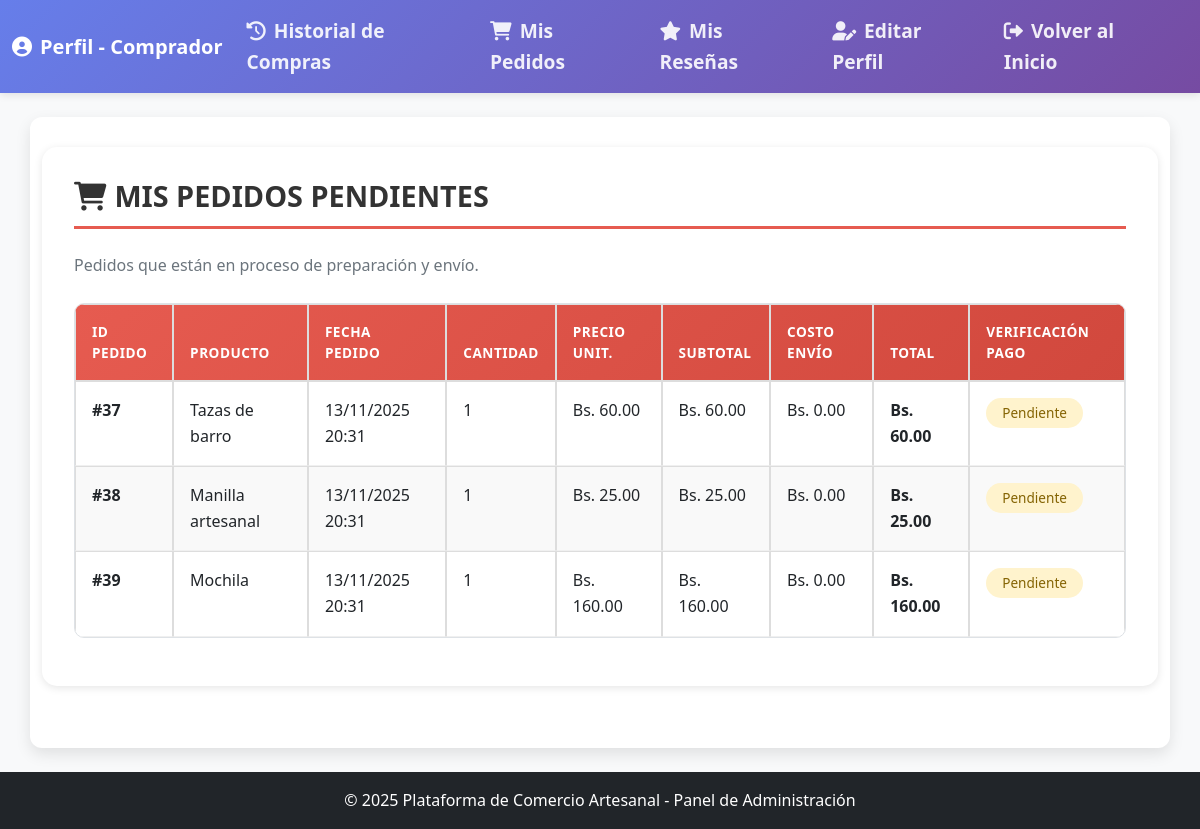
/Dashboard/Dashboard_comprador.php?seccion=pedidos (signed in), run on an earlier commit of the app's database.
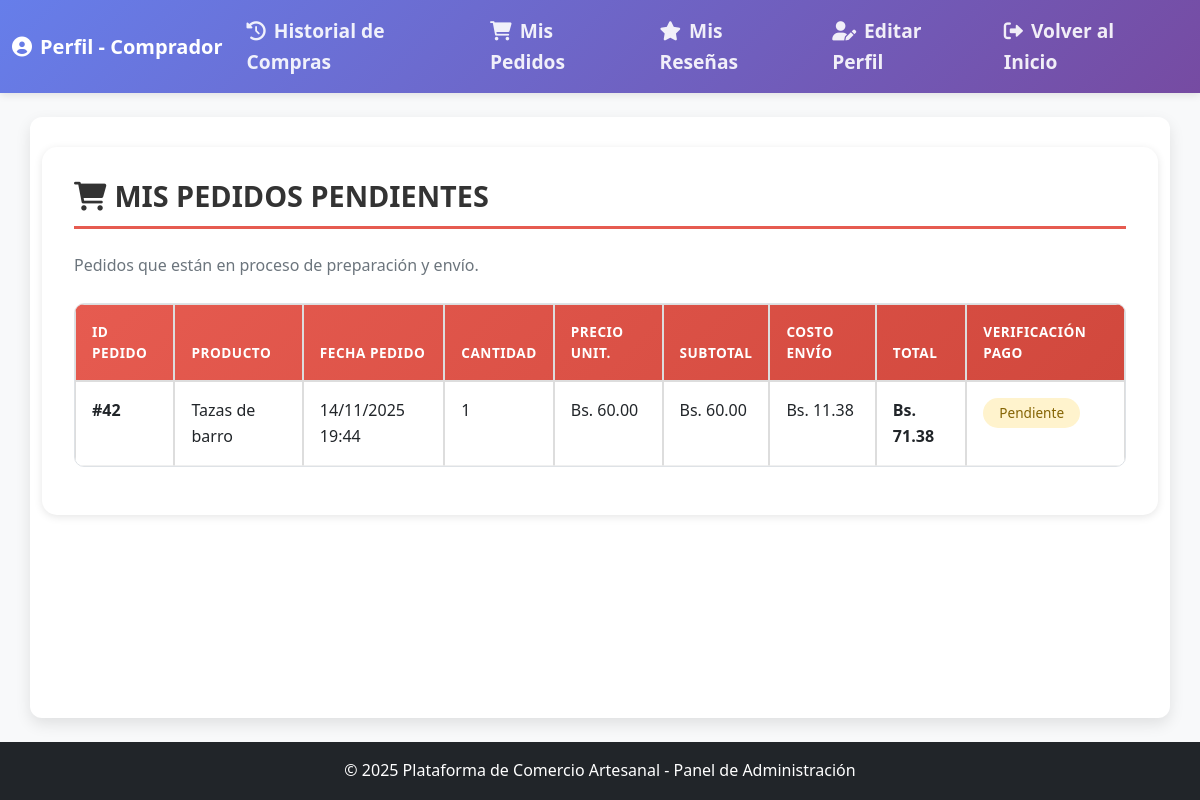
And on a later commit of the database.
### tables this page shows
CREATE TABLE `pedido_carrito` (
  `id_pedido_carrito` int(11) NOT NULL,
  `cantidad` int(11) NOT NULL,
  `estado_pedido` enum('pendiente','completado','cancelado') NOT NULL,
  `fecha_pedido` datetime NOT NULL,
  `costo_envio` decimal(10,2) DEFAULT NULL,
  `pdf_factura` blob DEFAULT NULL,
  `id_producto` int(11) NOT NULL,
  `id_pago` int(11) NOT NULL,
  `id_comprador` int(11) NOT NULL,
  `id_ubicacion` int(11) NOT NULL
);

CREATE TABLE `producto` (
  `id_producto` int(11) NOT NULL,
  `nombre` varchar(255) NOT NULL,
  `caracteristica` text DEFAULT NULL,
  `precio` decimal(10,2) NOT NULL,
  `stock` int(11) NOT NULL,
  `fecha_creacion` timestamp NULL DEFAULT current_timestamp(),
  `fecha_actualizacion` timestamp NULL DEFAULT current_timestamp() ON UPDATE current_timestamp(),
  `imagenes` text DEFAULT NULL,
  `id_comunario` int(11) DEFAULT NULL,
  `id_categoria` int(11) NOT NULL
);

CREATE TABLE `pago` (
  `id_pago` int(11) NOT NULL,
  `monto` decimal(10,2) NOT NULL,
  `fecha_pago` datetime NOT NULL,
  `tipo_pago` varchar(20) NOT NULL,
  `estado_pago` enum('pendiente','completado') NOT NULL,
  `comprobante_pago` varchar(255) DEFAULT NULL COMMENT 'Ruta del archivo de comprobante de pago'
);

### Dashboard/Dashboard_comprador.php (the view, shortened to what the changed rows need)
<?php
require_once '../db.php';
$id_usuario = $_SESSION['id_usuario'];
$query_usuario = "SELECT u.*, c.id_comprador FROM usuario u
                  INNER JOIN comprador c ON u.id_usuario = c.id_comprador
                  WHERE u.id_usuario = ?";
$stmt = $conn->prepare($query_usuario);
$stmt->bind_param("i", $id_usuario);
$stmt->execute();
$result = $stmt->get_result();
$usuario = $result->fetch_assoc();
$id_comprador = $usuario['id_comprador'];
?>
<!DOCTYPE html>
<html lang="es">
<head>
    <link href="https://cdn.jsdelivr.net/npm/bootstrap@5.1.3/dist/css/bootstrap.min.css" rel="stylesheet">
    <link href="https://cdnjs.cloudflare.com/ajax/libs/font-awesome/6.0.0/css/all.min.css" rel="stylesheet">
    <link href="../css/styles.css" rel="stylesheet">
</head>
<body>
    <main class="container my-4">
        <?php
        include('Funciones_db/functions_comprador.php');
        if (isset($_GET['seccion'])) {
            $seccion = $_GET['seccion'];
            switch ($seccion) {
                case 'pedidos':
                    misPedidos($id_comprador);
                    break;
            }
        } else {
            echo '<div class="main-card">';
            echo '<h2 class="section-title">Bienvenido, ' . htmlspecialchars($usuario['nombre']) . ' ' . htmlspecialchars($usuario['apellido']) . '</h2>';
            echo '<p class="text-muted">Selecciona una opción del menú para gestionar tu cuenta.</p>';
            echo '</div>';
        }
        ?>
    </main>
    <?php include 'css/footer.php'; ?>
</body>
</html>

### Dashboard/Funciones_db/functions_comprador.php (shortened to what the changed rows need)
<?php
function misPedidos($id_comprador) {
    global $conn;
    $sql = $conn->prepare("SELECT pc.*, p.nombre as producto_nombre, p.precio, pag.estado_pago
                           FROM pedido_carrito pc
                           INNER JOIN producto p ON pc.id_producto = p.id_producto
                           INNER JOIN pago pag ON pc.id_pago = pag.id_pago
                           WHERE pc.id_comprador = ?
                           AND pc.estado_pedido = 'pendiente'
                           ORDER BY pc.fecha_pedido DESC");
    $sql->bind_param("i", $id_comprador);
    $sql->execute();
    $result = $sql->get_result();
    echo '<div class="main-card">';
    echo '<h2 class="section-title"><i class="fas fa-shopping-cart me-2"></i>Mis Pedidos Pendientes</h2>';
    if ($result->num_rows > 0) {
        echo '<div class="table-responsive">';
        echo '<table class="table table-modern">';
        echo '<thead>';
        echo '<tr>';
        echo '<th>ID Pedido</th>';
        echo '<th>Producto</th>';
        echo '<th>Fecha Pedido</th>';
        echo '<th>Cantidad</th>';
        echo '<th>Precio Unit.</th>';
        echo '<th>Subtotal</th>';
        echo '<th>Costo Envío</th>';
        echo '<th>Total</th>';
        echo '<th>Verificación Pago</th>';
        echo '</tr>';
        echo '</thead>';
        echo '<tbody>';
        while ($row = $result->fetch_assoc()) {
            $subtotal = $row['cantidad'] * $row['precio'];
            $total = $subtotal + ($row['costo_envio'] ?? 0);
            $pago_class = 'badge-' . strtolower($row['estado_pago']);
            echo '<tr>';
            echo '<td><strong>#' . htmlspecialchars($row['id_pedido_carrito']) . '</strong></td>';
            echo '<td>' . htmlspecialchars($row['producto_nombre']) . '</td>';
            echo '<td>' . date('d/m/Y H:i', strtotime($row['fecha_pedido'])) . '</td>';
            echo '<td>' . htmlspecialchars($row['cantidad']) . '</td>';
            echo '<td>Bs. ' . number_format($row['precio'], 2) . '</td>';
            echo '<td>Bs. ' . number_format($subtotal, 2) . '</td>';
            echo '<td>Bs. ' . number_format($row['costo_envio'] ?? 0, 2) . '</td>';
            echo '<td><strong>Bs. ' . number_format($total, 2) . '</strong></td>';
            echo '<td><span class="badge badge-status ' . $pago_class . '">' . ucfirst($row['estado_pago']) . '</span></td>';
            echo '</tr>';
        }
        echo '</tbody>';
        echo '</table>';
        echo '</div>';
    } else {
        echo '<div class="empty-state">';
        echo '<i class="fas fa-shopping-bag"></i>';
        echo '<h4>No tienes pedidos pendientes</h4>';
        echo '<p>Actualmente no tienes pedidos en proceso. Revisa tu <a href="?seccion=historial">historial de compras</a> para ver todos tus pedidos.</p>';
        echo '</div>';
    }
    echo '</div>';
}
?>

What changed in the data, as far as the page shows it:
no longer on this page (row edited): pedido_carrito: id_pedido_carrito "37", id_producto.nombre "Tazas de barro", fecha_pedido "13/11/2025 20:31", cantidad "1", id_producto.precio "60.00", costo_envio "0.00", id_pago.estado_pago "Pendiente"
no longer on this page (row edited): pedido_carrito: id_pedido_carrito "38", id_producto.nombre "Manilla artesanal", fecha_pedido "13/11/2025 20:31", cantidad "1", id_producto.precio "25.00", costo_envio "0.00", id_pago.estado_pago "Pendiente"
no longer on this page (row edited): pedido_carrito: id_pedido_carrito "39", id_producto.nombre "Mochila", fecha_pedido "13/11/2025 20:31", cantidad "1", id_producto.precio "160.00", costo_envio "0.00", id_pago.estado_pago "Pendiente"
added pedido_carrito: id_pedido_carrito "42", id_producto.nombre "Tazas de barro", fecha_pedido "14/11/2025 19:44", cantidad "1", id_producto.precio "60.00", costo_envio "11.38", total "71.38", id_pago.estado_pago "Pendiente"
